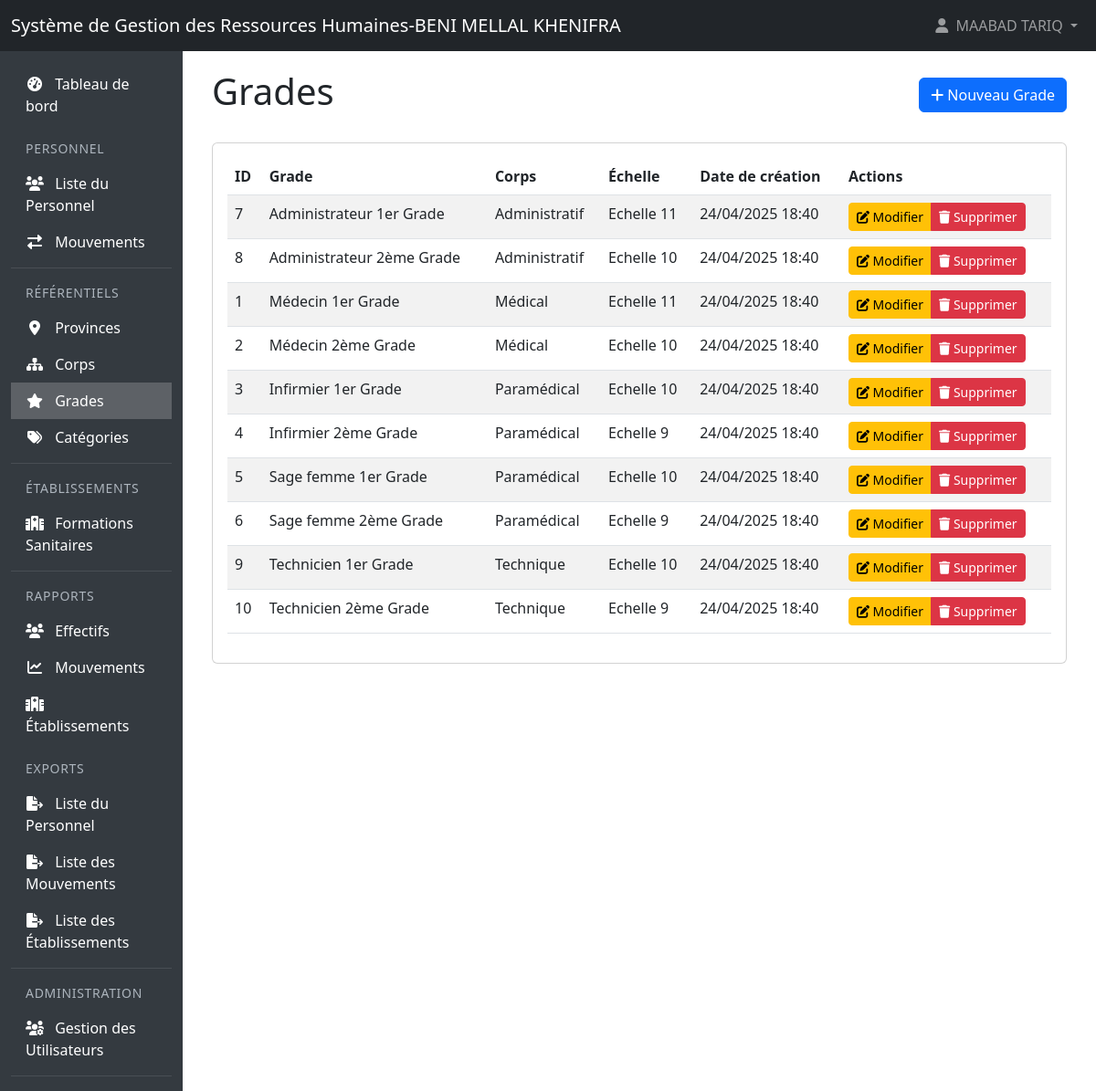
/APP_SGRHBMKH/grades (signed in), run on the app's committed database.
### tables this page shows
CREATE TABLE `grades` (
  `id` int(11) NOT NULL,
  `nom_grade` varchar(100) NOT NULL,
  `corps_id` int(11) DEFAULT NULL,
  `echelle` varchar(50) DEFAULT NULL,
  `created_at` timestamp NOT NULL DEFAULT current_timestamp(),
  `updated_at` timestamp NOT NULL DEFAULT current_timestamp() ON UPDATE current_timestamp(),
  `deleted_at` timestamp NULL DEFAULT NULL
);

CREATE TABLE `corps` (
  `id` int(11) NOT NULL,
  `nom_corps` varchar(100) NOT NULL,
  `type_corps` enum('MEDICAL','PARAMEDICAL','ADMINISTRATIF') NOT NULL DEFAULT 'ADMINISTRATIF',
  `description` text DEFAULT NULL,
  `created_at` timestamp NOT NULL DEFAULT current_timestamp(),
  `updated_at` timestamp NOT NULL DEFAULT current_timestamp() ON UPDATE current_timestamp(),
  `deleted_at` timestamp NULL DEFAULT NULL
);

### controllers/GradeController.php (called while the page is built, shortened)
<?php
class GradeController extends Controller {
    private $gradeModel;
    private $corpsModel;
    public function __construct() {
        require_once __DIR__ . '/../models/Grade.php';
        $this->gradeModel = new Grade();
        $this->corpsModel = new Corps();
    }
    public function index() {
        $page = isset($_GET['page']) ? (int)$_GET['page'] : 1;
        $perPage = 10;
        $corps_id = isset($_GET['corps_id']) ? (int)$_GET['corps_id'] : null;
        try {
            $total = $this->gradeModel->countTotal($corps_id);
            $total_pages = ceil($total / $perPage);
            $grades = $this->gradeModel->findWithCorpsAndPagination($corps_id, $page, $perPage);
            $stats = $this->gradeModel->getStatsParCorps();
            $corps = $this->corpsModel->findAllSorted();
            $this->render('grades/index', [
                'grades' => $grades,
                'corps' => $corps,
                'stats' => $stats,
                'current_corps' => $corps_id,
                'canCreate' => $this->canCreate(),
                'canEdit' => $this->canEdit(),
                'canDelete' => $this->canDelete(),
                'pagination' => [
                    'current_page' => $page,
                    'per_page' => $perPage,
                    'total_pages' => $total_pages,
                    'total' => $total,
                    'has_previous' => $page > 1,
                    'has_next' => $page < $total_pages,
                    'previous_page' => $page - 1,
                    'next_page' => $page + 1
                ]
            ]);
        } catch (Exception $e) {
            error_log("Error in grades index: " . $e->getMessage());
            $this->setFlashMessage('error', 'Une erreur est survenue lors du chargement des grades.');
            $this->redirect('/APP_SGRHBMKH/grades');
        }
    }
}

### models/Model.php (called while the page is built, shortened)
<?php
require_once __DIR__ . '/../config/database.php';
abstract class Model {
    public function __construct() {
        $database = new Database();
        $this->db = $database->getConnection();
    }
}
?>

### config/database.php (called while the page is built, shortened)
<?php
class Database {
    private $host = "localhost";
    private $db_name = "sgrhbmkh_db";
    private $username = "root";
    private $password = "";
    public function getConnection() {
        $this->db = null;
        try {
            $dsn = "mysql:host=" . $this->host . ";dbname=" . $this->db_name . ";charset=utf8";
            $this->db = new PDO($dsn, $this->username, $this->password, [
                PDO::ATTR_ERRMODE => PDO::ERRMODE_EXCEPTION,
                PDO::ATTR_DEFAULT_FETCH_MODE => PDO::FETCH_ASSOC,
                PDO::ATTR_EMULATE_PREPARES => false,
                PDO::MYSQL_ATTR_INIT_COMMAND => "SET NAMES utf8mb4"
            ]);
            $this->db->query("SELECT 1");
        } catch(PDOException $e) {
            error_log("Database connection error: " . $e->getMessage());
            error_log("DSN used: " . $dsn);
            error_log("Stack trace: " . $e->getTraceAsString());
            throw new Exception("Une erreur est survenue lors de la connexion à la base de données: " . $e->getMessage());
        }
        return $this->db;
    }
}
?>

### models/Grade.php (called while the page is built, shortened)
<?php
class Grade extends Model {
    public function __construct() {
        parent::__construct();
        $this->table = 'grades';
    }
    public function findWithCorpsAndPagination($corps_id = null, $page = 1, $perPage = 10) {
        try {
            $offset = ($page - 1) * $perPage;
            $params = [];
            $sql = "SELECT g.*, c.nom_corps, c.description as corps_description
                    FROM " . $this->table . " g
                    LEFT JOIN corps c ON g.corps_id = c.id
                    WHERE g.deleted_at IS NULL";
            $sql .= " ORDER BY c.nom_corps, g.nom_grade
                     LIMIT :limit OFFSET :offset";
            $stmt = $this->db->prepare($sql);
            $stmt->bindValue(':limit', $perPage, \PDO::PARAM_INT);
            $stmt->bindValue(':offset', $offset, \PDO::PARAM_INT);
            $stmt->execute();
            return $stmt->fetchAll(\PDO::FETCH_ASSOC);
        } catch (\PDOException $e) {
            error_log("Error in findWithCorpsAndPagination: " . $e->getMessage());
            throw new \Exception("Erreur lors de la récupération des grades");
        }
    }
    public function countTotal($corps_id = null) {
        try {
            $sql = "SELECT COUNT(*) as total FROM " . $this->table . " WHERE deleted_at IS NULL";
            $params = [];
            $stmt = $this->db->prepare($sql);
            $stmt->execute();
            return (int)$stmt->fetch(\PDO::FETCH_ASSOC)['total'];
        } catch (\PDOException $e) {
            error_log("Error in countTotal: " . $e->getMessage());
            throw new \Exception("Erreur lors du comptage des grades");
        }
    }
}

### views/grades/index.php (the view, shortened to what this page needs)
<div class="container-fluid">
    <div class="d-flex justify-content-between align-items-center mb-4">
        <h1>Grades</h1>
        <?php if ($canCreate): ?>
            <a href="/APP_SGRHBMKH/grades/create" class="btn btn-primary">
                <i class="fas fa-plus"></i> Nouveau Grade
            </a>
        <?php endif; ?>
    </div>
    <?php if (empty($grades)): ?>
        <div class="alert alert-info">
            Aucun grade n'a été trouvé.
        </div>
    <?php else: ?>
        <div class="card">
            <div class="card-body">
                <div class="table-responsive">
                    <table class="table table-striped table-hover">
                        <thead>
                            <tr>
                                <th>ID</th>
                                <th>Grade</th>
                                <th>Corps</th>
                                <th>Échelle</th>
                                <th>Date de création</th>
                                <th>Actions</th>
                            </tr>
                        </thead>
                        <tbody>
                            <?php foreach ($grades as $grade): ?>
                                <tr>
                                    <td><?= $grade['id'] ?></td>
                                    <td><?= htmlspecialchars($grade['nom_grade']) ?></td>
                                    <td>
                                        <?php if ($grade['nom_corps']): ?>
                                                <?= htmlspecialchars($grade['nom_corps']) ?>
                                        <?php else: ?>
                                            <span class="text-muted">Non défini</span>
                                        <?php endif; ?>
                                    </td>
                                    <td><?= htmlspecialchars($grade['echelle'] ?? '-') ?></td>
                                    <td><?= date('d/m/Y H:i', strtotime($grade['created_at'])) ?></td>
                                    <td>
                                        <div class="btn-group" role="group">
                                            <?php if ($canEdit): ?>
                                                <a href="/APP_SGRHBMKH/grades/edit/<?= $grade['id'] ?>" class="btn btn-sm btn-warning">
                                                    <i class="fas fa-edit"></i> Modifier
                                                </a>
                                            <?php endif; ?>
                                            <?php if ($canDelete): ?>
                                                <button type="button" class="btn btn-sm btn-danger"
                                                        onclick="confirmDelete(<?= $grade['id'] ?>, '<?= addslashes($grade['nom_grade']) ?>')">
                                                    <i class="fas fa-trash"></i> Supprimer
                                                </button>
                                            <?php endif; ?>
                                        </div>
                                    </td>
                                </tr>
                            <?php endforeach; ?>
                        </tbody>
                    </table>
                </div>
            </div>
        </div>
    <?php endif; ?>
</div>

### data on the page
grades: id "7", nom_grade "Administrateur 1er Grade", corps.nom_corps "Administratif", echelle "Echelle 11", created_at "24/04/2025 18:40"
grades: id "8", nom_grade "Administrateur 2ème Grade", corps.nom_corps "Administratif", echelle "Echelle 10", created_at "24/04/2025 18:40"
grades: id "1", nom_grade "Médecin 1er Grade", corps.nom_corps "Médical", echelle "Echelle 11", created_at "24/04/2025 18:40"
grades: id "2", nom_grade "Médecin 2ème Grade", corps.nom_corps "Médical", echelle "Echelle 10", created_at "24/04/2025 18:40"
grades: id "3", nom_grade "Infirmier 1er Grade", corps.nom_corps "Paramédical", echelle "Echelle 10", created_at "24/04/2025 18:40"
grades: id "4", nom_grade "Infirmier 2ème Grade", corps.nom_corps "Paramédical", echelle "Echelle 9", created_at "24/04/2025 18:40"
grades: id "5", nom_grade "Sage femme 1er Grade", corps.nom_corps "Paramédical", echelle "Echelle 10", created_at "24/04/2025 18:40"
grades: id "6", nom_grade "Sage femme 2ème Grade", corps.nom_corps "Paramédical", echelle "Echelle 9", created_at "24/04/2025 18:40"
grades: id "9", nom_grade "Technicien 1er Grade", corps.nom_corps "Technique", echelle "Echelle 10", created_at "24/04/2025 18:40"
grades: id "10", nom_grade "Technicien 2ème Grade", corps.nom_corps "Technique", echelle "Echelle 9", created_at "24/04/2025 18:40"

### other printed values
$_SESSION['user_name'] "MAABAD TARIQ"
